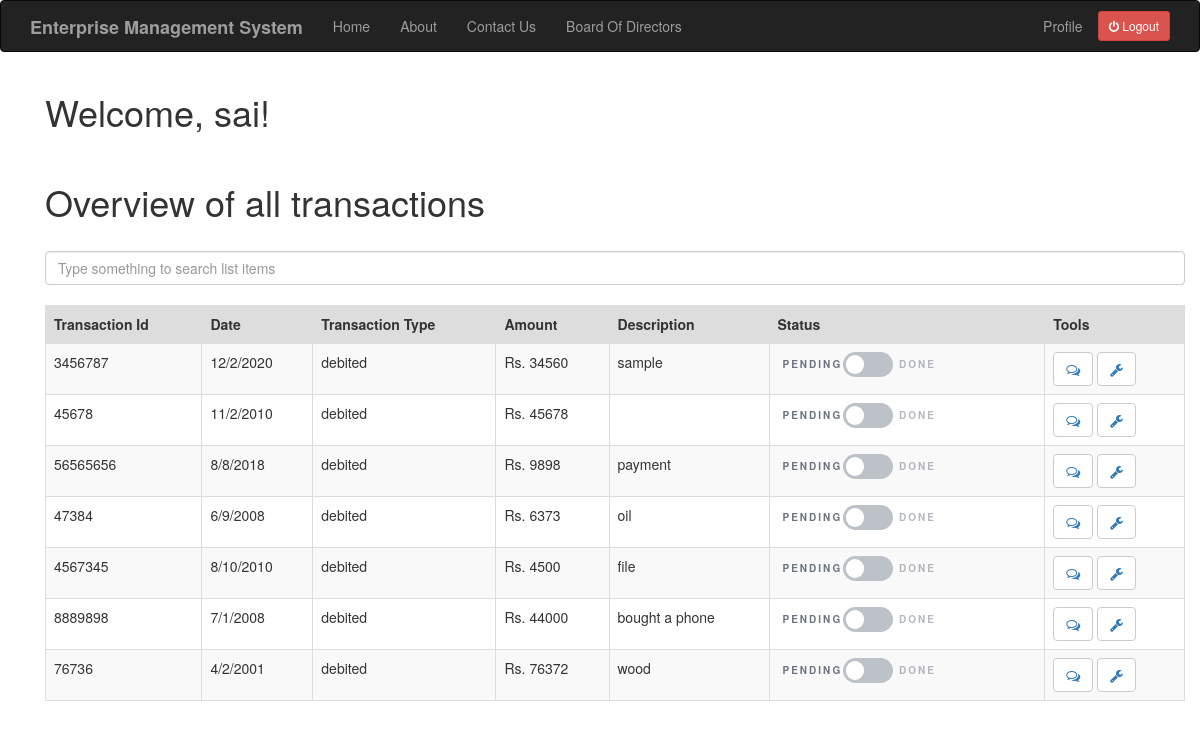
Before: /acc_index (signed in) with the older database file.
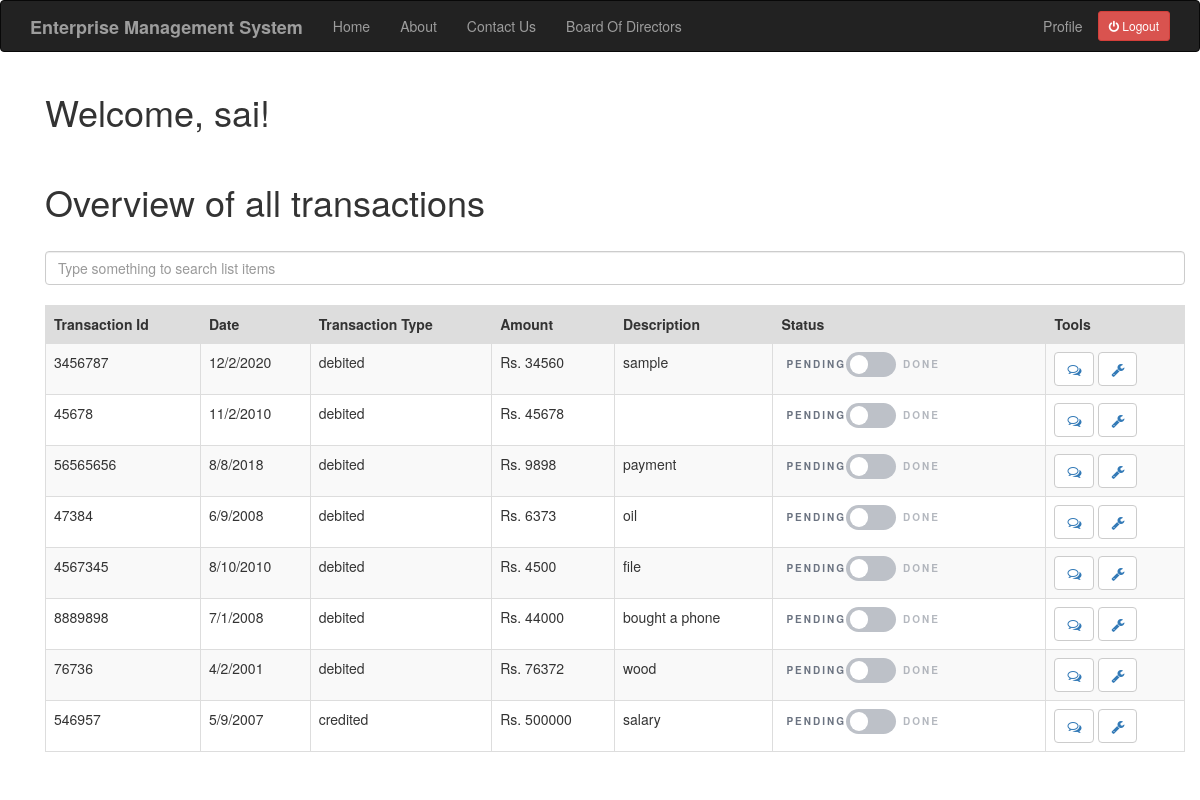
After: the same page with the newer database file.
### app/models.py (models this page shows, shortened)
class Transaction(db.Model):
    id = db.Column(db.Integer,primary_key=True)
    tr_id = db.Column(db.Integer)
    date = db.Column(db.String(64))
    description = db.Column(db.String(140))
    tr_type = db.Column(db.String(64))
    amount = db.Column(db.Integer)
    valid = db.Column(db.Boolean, default=False)
    user_id = db.Column(db.Integer,db.ForeignKey('user.id'))
    comment = db.relationship('Comment',backref='comment_of',lazy='dynamic')
    document = db.relationship('Document',backref='document_of',lazy='dynamic')

### app/routes.py (the view)
@app.route('/acc_index')
@login_required
def acc_index():
    link = 3
    transaction = Transaction.query.filter_by(user_id=link)
    return render_template("acc_index.html", title='HomePage',transaction=transaction)

### app/models.py (called while the page is built)
@login.user_loader
def load_user(id):
    return User.query.get(int(id))

### app/routes.py (called while the page is built)
@app.before_request
def before_request():
    if current_user.is_authenticated:
        current_user.last_seen = datetime.utcnow()
        db.session.commit()

### app/templates/acc_index.html (shortened to what this page needs)
{% extends "base.html" %}
{% block app_content %}
<link rel="stylesheet" href="https://cdnjs.cloudflare.com/ajax/libs/font-awesome/4.7.0/css/font-awesome.min.css">
	<div class="container">
		<h1>Welcome, {{ current_user.username }}!</h1>
		<br>
		<h1>Overview of all transactions</h1>
		<br>
		<input class="form-control mb-4" id="tableSearch" type="text" placeholder="Type something to search list items">
        <br>
        <table class="table table-bordered table-striped" id="keywords" class="tablesorter">
            <thead>
                <tr style="background-color: #dddddd">
                    <th>Transaction Id</th>
                    <th>Date</th>
                    <th>Transaction Type</th>
                    <th>Amount</th>
                    <th>Description</th>
                    <th>Status</th>
                    <th>Tools</th>
                </tr>
            </thead>
            <tbody id="myTable">
            {% for po in transaction %}
                <tr>
                    <td>{{ po.tr_id }}</td>
                    <td>{{ po.date }}</td>
                    <td>{{ po.tr_type }}</td>
                    <td>Rs. {{ po.amount }}</td>
                    <td>{{ po.description }}</td>
                    <td>
                      <div class="col-sm-5">
      						      <button type="button" class="btn btn-lg btn-toggle" data-toggle="button" aria-pressed="false" autocomplete="off">
        					       <div class="handle"></div>
      						      </button>
    					        </div>
                    </td>
                    <td> <button type="button" class='btn btn-default'><a href="{{ url_for('add_comment', trans_id = po.id) }}"><i class="fa fa-comments-o" aria-hidden="true"></i></a></button>
                    <button type="button" class="btn btn-default"><a href="{{ url_for('update_status', trans_id = po.id)}}"><i class="fa fa-wrench" aria-hidden="true"></i></a></button>
                    </td>
                </tr>
            {% endfor %}
            </tbody>
        </table>
	</div>
{% endblock %}

Changed rows visible on the page:
added Transaction: tr_id "546957", date "5/9/2007", tr_type "credited", amount "500000", description "salary"
